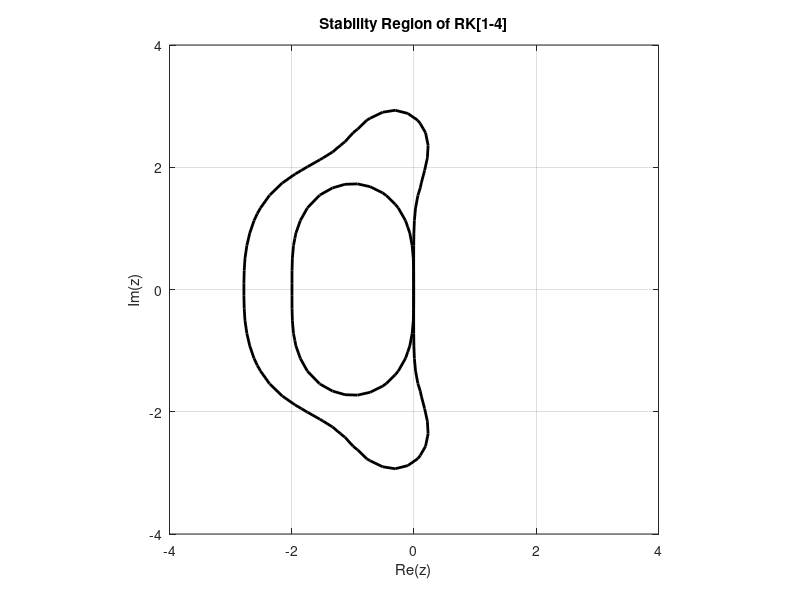

This chart was generated by the following MATLAB code:
% Plotting regions of convergence.

% Create a complex meshgrid
edge = 4;
res = 40;
[X, Y] = meshgrid(linspace(-edge,edge,res), linspace(-edge,edge,res));
% Create the complex variable Z=h\lambda
Z = X + 1i*Y;

% Specify convergence criteria - R(Z)<1  

% Runge-Kutta 4
R4 = 1 + Z + (Z.^2)/2 + (Z.^3)/6 + (Z.^4)/24;

% Runge-Kutta 2
R2 = 1+Z+Z.^2/2;

% Create a contour plot at |R(z)|=1
contour(X, Y, abs(R4), [1 1], 'k', 'LineWidth', 2);
hold on;
contour(X, Y, abs(R2), [1 1], 'k', 'LineWidth', 2);
xlabel('Re(z)'); ylabel('Im(z)');
title('Stability Region of RK[1-4]');
grid on; axis equal;
